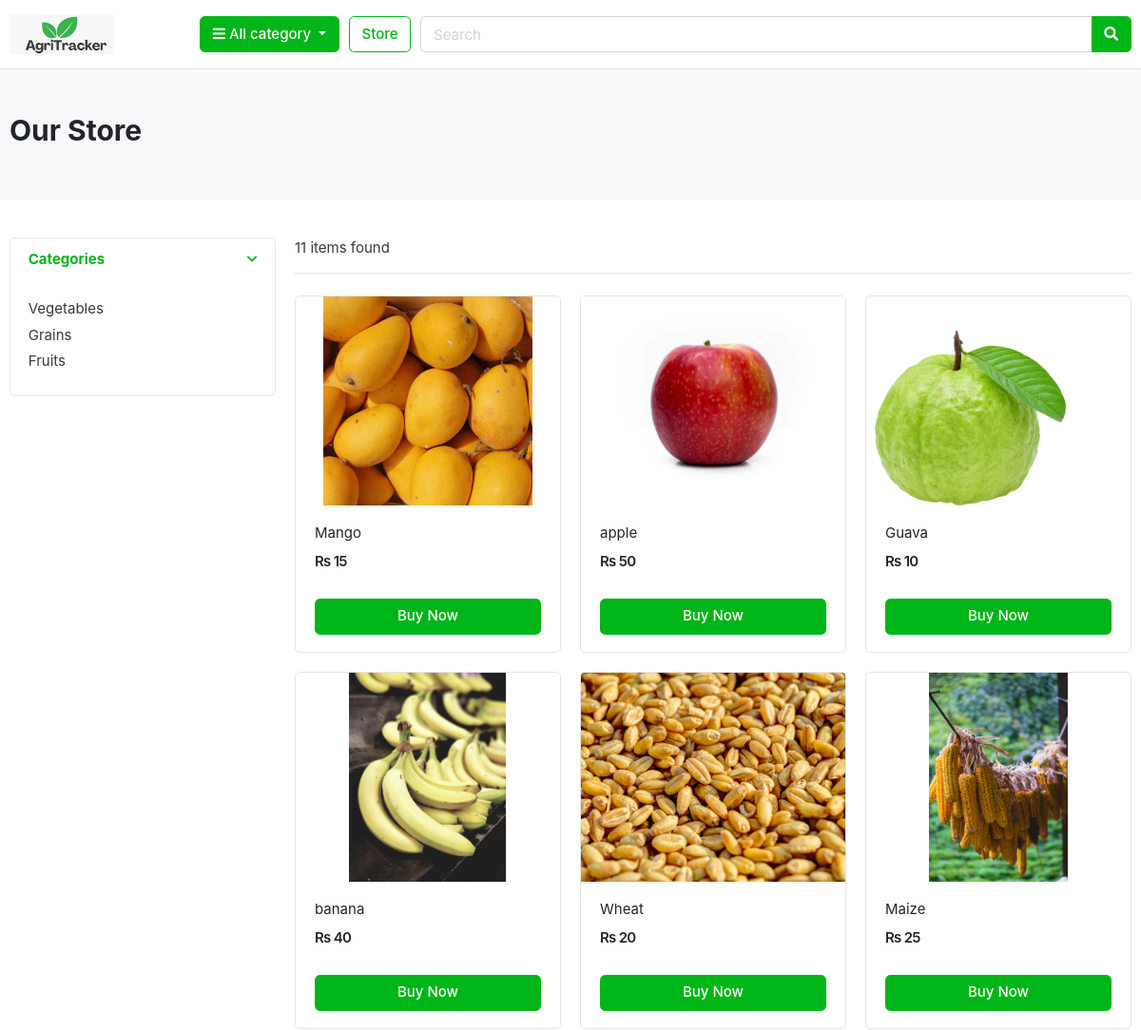
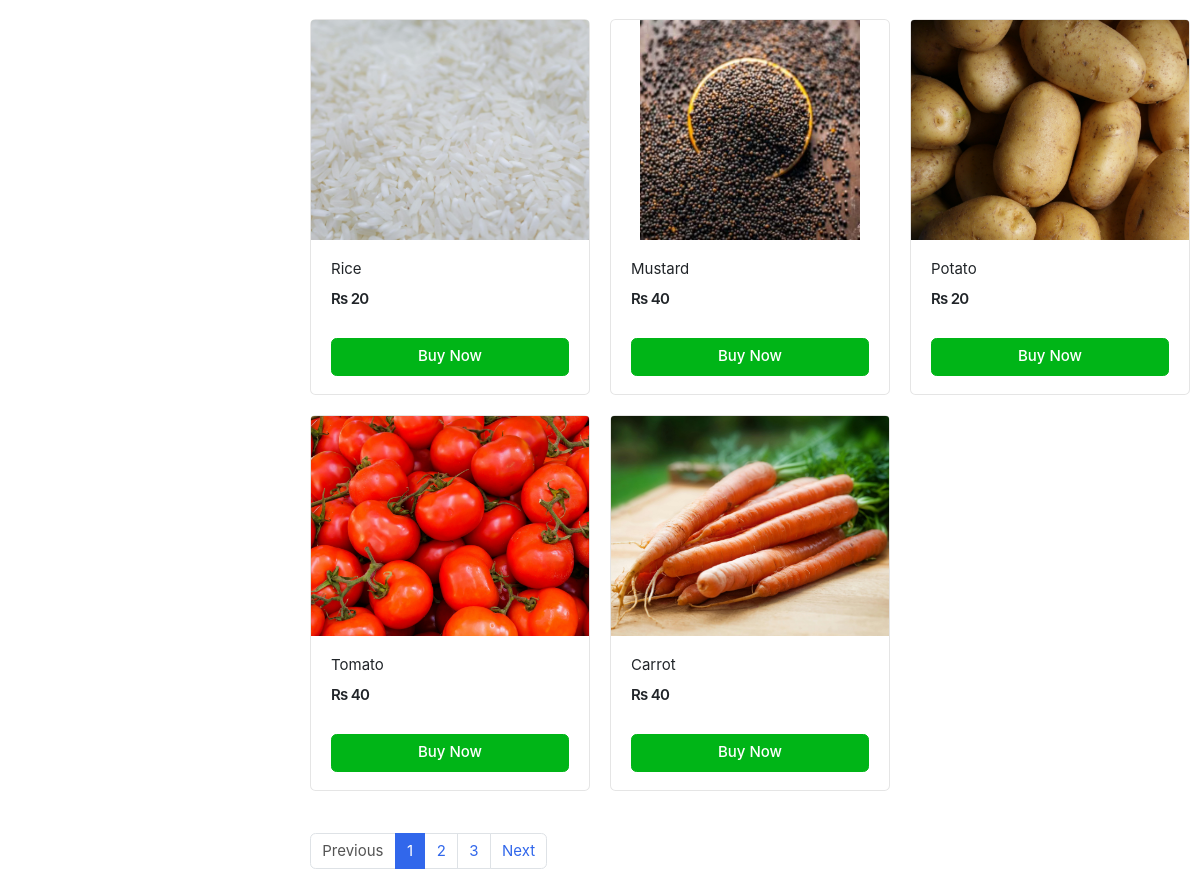
/store/, run on the app's committed database (2 pictures, top to bottom).
### category/models.py (models this page shows, shortened)
class Category(models.Model):
    category_name = models.CharField(max_length=50,unique=True)
    slug=models.SlugField(max_length=100,unique=True)
    description= models.TextField(max_length=255,blank=True)
    cat_image = models.ImageField(upload_to='photos/categories/',blank=True)
    class Meta:
        verbose_name = 'category'
        verbose_name_plural= 'categories'
    def get_url(self):
        return reverse('products_by_category',args=[self.slug])

### store/models.py (models this page shows, shortened)
class Product(models.Model):
    product_name = models.CharField(max_length=200,unique=True)
    slug = models.SlugField(max_length=200,unique=True)
    description = models.TextField(max_length=800,unique=True)
    price = models.IntegerField()
    images = models.ImageField(upload_to='photos/products')
    stock = models.IntegerField()
    is_available = models.BooleanField(default=True)
    category = models.ForeignKey(Category,on_delete=models.CASCADE)
    created_date= models.DateTimeField(auto_now_add=True)
    modified_date = models.DateTimeField(auto_now=True)
    def get_url(self):
        return reverse('product_detail',args=[self.category.slug,self.slug])

### store/views.py (the view)
# urls.py: path('store/',include('store.urls')),
def store(request,category_slug=None):
    categories = None
    products= None
    if category_slug!=None:
        categories =get_object_or_404(Category, slug=category_slug)
        products = Product.objects.filter(category=categories,is_available=True)
        product_count=products.count()
    else:
        products = Product.objects.all().filter(is_available=True)
        product_count=products.count()
    context={
        'products':products,
        'product_count':product_count
    }
    return render(request, 'store/store.html',context)

### category/context_processors.py (called while the page is built)
def menu_links(request):
    links=Category.objects.all()
    return dict(links=links)

### templates/store/store.html (shortened to what this page needs)
{% load static %}
{% include 'header1.html' %}
<header class="section-header">
<section class="header-main border-bottom">
	<div class="container">
		<div class="row align-items-center">
			<div class="col-lg-2 col-md-3 col-6">
				<a href="{% url 'home' %}" class="brand-wrap">
					<img class="logo" src="{% static 'images/agritracker_logo.jpeg' %}">
				</a>
			</div>
			<div class="col-lg col-sm col-md col-6 flex-grow-0">
				<div class="category-wrap dropdown d-inline-block float-right">
					<button type="button" class="btn btn-success dropdown-toggle" data-toggle="dropdown">
						<i class="fa fa-bars"></i> All category
					</button>
				</div>
			</div>
			<a href="{% url 'store' %}" class="btn btn-outline-success">Store</a>
			<div class="col-lg col-md-6 col-sm-12 col">
				<form action="{% url 'store_search' %}" method="GET" class="search">
					<div class="input-group w-100">
						<input type="text" class="form-control" style="width:60%;" placeholder="Search" name="keyword">
						<div class="input-group-append">
							<button class="btn btn-success" type="submit">
								<i class="fa fa-search"></i>
							</button>
						</div>
					</div>
				</form>
			</div>
		</div>
	</div>
</section>
</header>
<section class="section-pagetop bg">
	<div class="container">
		<h2 class="title-page">
			{% if request.GET.keyword %}
				Search results for "{{ request.GET.keyword }}"
			{% else %}
				Our Store
			{% endif %}
		</h2>
	</div>
</section>
<section class="section-content padding-y">
	<div class="container">
		<div class="row">
			<aside class="col-md-3">
				<div class="card">
					<article class="filter-group">
						<header class="card-header">
							<a href="#" data-toggle="collapse" data-target="#collapse_1" aria-expanded="true">
								<i class="icon-control fa fa-chevron-down text-success"></i>
								<h6 class="title text-success">Categories</h6>
							</a>
						</header>
						<div class="filter-content collapse show" id="collapse_1">
							<div class="card-body">
								<ul class="list-menu">
									{% for category in links %}
										<li><a href="{{ category.get_url }}"> {{ category.category_name }} </a></li>
									{% endfor %}
								</ul>
							</div>
						</div>
					</article>
				</div>
			</aside>
			<main class="col-md-9">
				<header class="border-bottom mb-4 pb-3">
					<div class="form-inline">
						<span class="mr-md-auto">{{ product_count }} items found</span>
					</div>
				</header>
				<div class="row">
					{% if products %}
						{% for product in products %}
							<div class="col-md-4">
								<figure class="card card-product-grid">
									<div class="img-wrap">
										<img src="{{ product.images.url }}" alt="{{ product.product_name }}">
									</div>
									<figcaption class="info-wrap">
										<div class="fix-height">
											<a href="{{ product.get_url }}" class="title">{{ product.product_name }}</a>
											<div class="price-wrap mt-2">
												<span class="price">Rs {{ product.price }}</span>
											</div>
										</div>
										<a href="{{ product.get_url }}" class="btn btn-block btn-success">Buy Now</a>
									</figcaption>
								</figure>
							</div>
						{% endfor %}
					{% else %}
						<div class="col-12">
							<h2 class="text-danger">No results found. Please try again.</h2>
						</div>
					{% endif %}
				</div>
				<nav class="mt-4" aria-label="Page navigation sample">
					<ul class="pagination">
						<li class="page-item disabled"><a class="page-link" href="#">Previous</a></li>
						<li class="page-item active"><a class="page-link" href="#">1</a></li>
						<li class="page-item"><a class="page-link" href="#">2</a></li>
						<li class="page-item"><a class="page-link" href="#">3</a></li>
						<li class="page-item"><a class="page-link" href="#">Next</a></li>
					</ul>
				</nav>
			</main>
		</div>
	</div>
</section>

### agritracker_main/static/css/ui.css (style rules this page uses)
html { font-family: "Inter", sans-serif; font-size: 15px; }
.img-wrap { text-align: center; display: block; }
.img-wrap img { max-width: 100%; }
.price-wrap { letter-spacing: -0.7px; }
.padding-y { padding-top: 40px; padding-bottom: 40px; }
figure { margin-bottom: 0; }
article:after, .form-group:after { display: block; clear: both; content: ""; }
.bg { background-color: #f8f9fa; }
.title-page { color: #212529; }
.header-main { position: relative; padding-top: 1rem; padding-bottom: 1rem; }
.brand-wrap .logo, .navbar-brand .logo { margin-right: 7px; max-height: 42px; display: inline-block; }
[class*=list-] li:after { visibility: hidden; display: block; content: ""; overflow: hidden; height: 0; clear: both; }
.list-menu { list-style: none; margin: 0; padding-left: 0; }
.list-menu li { margin-bottom: 5px; }
.list-menu a { color: #343a40; }
[class*=card-product] a.title { color: #212529; display: block; }
[class*=card-product] .img-wrap { overflow: hidden; position: relative; }
[class*=card-product] .img-wrap img { height: 100%; max-width: 100%; width: auto; display: inline-block; -o-object-fit: cover; object-fit: cover; }
.card-product-grid { margin-bottom: 20px; }
.card-product-grid .img-wrap { border-radius: 0.2rem 0.2rem 0 0; height: 220px; }
.card-product-grid .info-wrap { overflow: hidden; padding: 18px 20px; }
.card-product-grid .fix-height { height: 80px; overflow: hidden; }
.card .img-wrap { overflow: hidden; }
.price { font-weight: 600; color: #212529; }
.icon-control { margin-top: 5px; float: right; font-size: 80%; }
.card-header .title { margin-bottom: 0; line-height: 1.5; }
.filter-group { border-bottom: 1px solid #e4e4e4; }
.filter-group .card-header { border-bottom: 0; }
.filter-group:last-child { border-bottom: 0; }
.section-pagetop { padding: 45px 0; }

### data on the page
Category: category_name "Vegetables"
Category: category_name "Grains"
Category: category_name "Fruits"
Product: images (picture), product_name "Mango", price "15"
Product: images (picture), product_name "apple", price "50"
Product: images (picture), product_name "Guava", price "10"
Product: images (picture), product_name "banana", price "40"
Product: images (picture), product_name "Wheat", price "20"
Product: images (picture), product_name "Maize", price "25"
Product: images (picture), product_name "Rice", price "20"
Product: images (picture), product_name "Mustard", price "40"
Product: images (placeholder picture), product_name "Potato", price "20"
Product: images (picture), product_name "Tomato", price "40"
Product: images (picture), product_name "Carrot", price "40"

### other printed values
{{ product_count }} "11"
